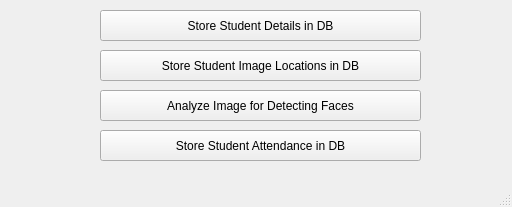
<?xml version="1.0" encoding="UTF-8"?>
<ui version="4.0">
 <class>MainWindow</class>
 <widget class="QMainWindow" name="MainWindow">
  <property name="geometry">
   <rect>
    <x>0</x>
    <y>0</y>
    <width>512</width>
    <height>207</height>
   </rect>
  </property>
  <property name="windowTitle">
   <string> Detect Faces</string>
  </property>
  <widget class="QWidget" name="centralwidget">
   <widget class="QPushButton" name="pushButton">
    <property name="geometry">
     <rect>
      <x>100</x>
      <y>50</y>
      <width>321</width>
      <height>31</height>
     </rect>
    </property>
    <property name="text">
     <string>Store Student Image Locations in DB</string>
    </property>
   </widget>
   <widget class="QPushButton" name="pushButton_2">
    <property name="geometry">
     <rect>
      <x>100</x>
      <y>90</y>
      <width>321</width>
      <height>31</height>
     </rect>
    </property>
    <property name="text">
     <string>Analyze Image for Detecting Faces</string>
    </property>
   </widget>
   <widget class="QPushButton" name="pushButton_3">
    <property name="geometry">
     <rect>
      <x>100</x>
      <y>10</y>
      <width>321</width>
      <height>31</height>
     </rect>
    </property>
    <property name="text">
     <string>Store Student Details in DB</string>
    </property>
   </widget>
   <widget class="QPushButton" name="pushButton_4">
    <property name="geometry">
     <rect>
      <x>100</x>
      <y>130</y>
      <width>321</width>
      <height>31</height>
     </rect>
    </property>
    <property name="text">
     <string>Store Student Attendance in DB</string>
    </property>
   </widget>
   <widget class="QLabel" name="label">
    <property name="geometry">
     <rect>
      <x>100</x>
      <y>-30</y>
      <width>551</width>
      <height>241</height>
     </rect>
    </property>
    <property name="text">
     <string/>
    </property>
    <property name="pixmap">
     <pixmap>home.jpg</pixmap>
    </property>
   </widget>
   <zorder>label</zorder>
   <zorder>pushButton</zorder>
   <zorder>pushButton_2</zorder>
   <zorder>pushButton_3</zorder>
   <zorder>pushButton_4</zorder>
  </widget>
  <widget class="QStatusBar" name="statusbar"/>
 </widget>
 <resources/>
 <connections/>
</ui>
